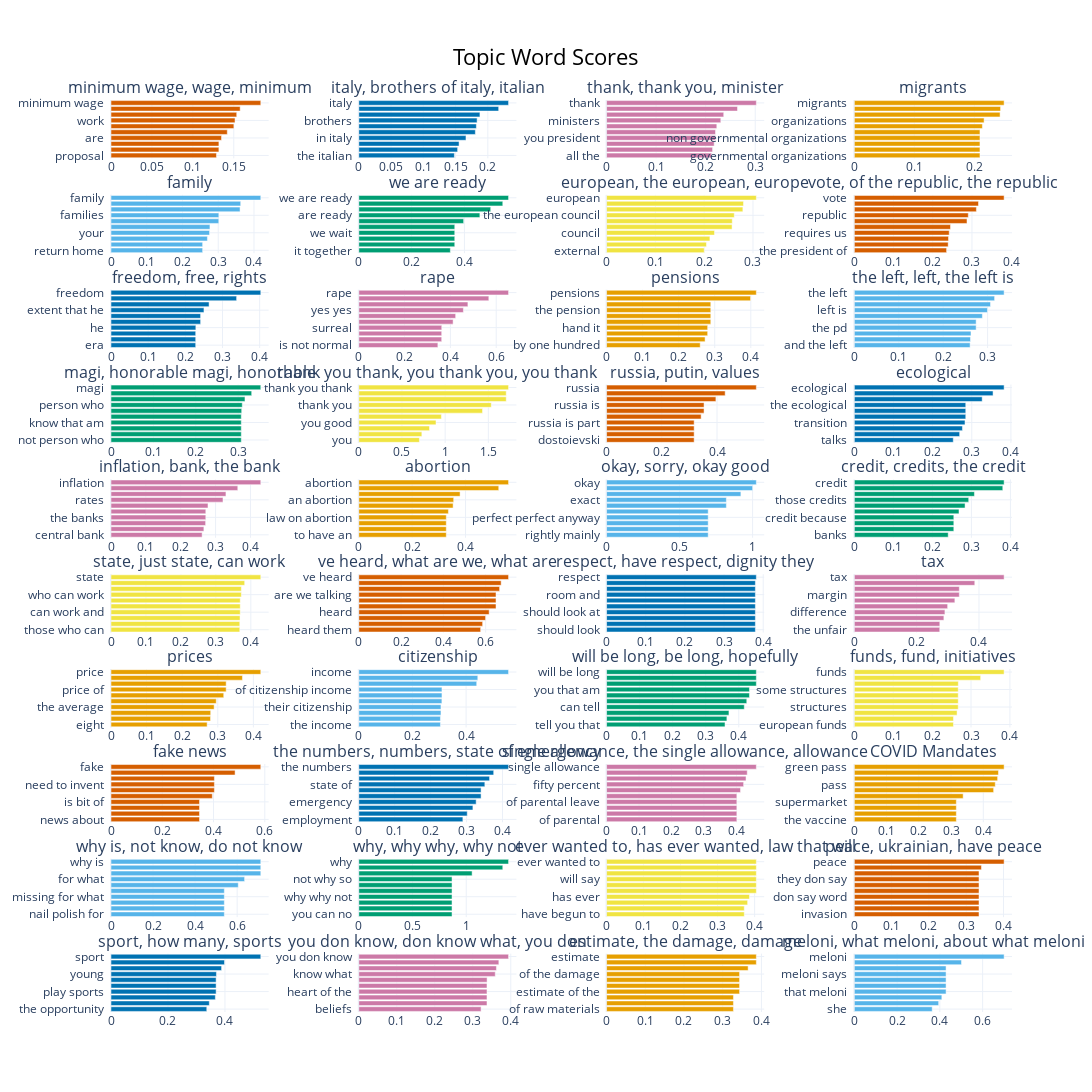

The notebook cell saved with this chart:
### Markdown cell above
Show the documents in a particular topic

### Code cell
fig = topic_model.visualize_barchart(width=280, height=330, top_n_topics=60, n_words=10, custom_labels=True)
fig.write_html(processed_dir + 'html/topic-word-scores.html')
fig

### Figure 1 — Plotly figure (JSON) as saved in the notebook; plotly's stock layout.template omitted (floating-point values rounded to 4 significant figures)
{"data": [{"marker": {"color": "#D55E00"}, "orientation": "h", "type": "bar", "x": [0.1289, 0.1318, 0.1318, 0.135, 0.1421, 0.1501, 0.1515, 0.1536, 0.1578, 0.183], "xaxis": "x", "y": ["proposal  ", "wages  ", "this  ", "are  ", "we are  ", "government  ", "work  ", "minimum  ", "wage  ", "minimum wage  "], "yaxis": "y"}, {"marker": {"color": "#0072B2"}, "orientation": "h", "type": "bar", "x": [0.1482, 0.1532, 0.1554, 0.1661, 0.1807, 0.1823, 0.1834, 0.1878, 0.2168, 0.2321], "xaxis": "x2", "y": ["the italian  ", "italy is  ", "italians  ", "in italy  ", "brothers of  ", "of italy  ", "brothers  ", "italian  ", "brothers of italy  ", "italy  "], "yaxis": "y2"}, {"marker": {"color": "#CC79A7"}, "orientation": "h", "type": "bar", "x": [0.2119, 0.2139, 0.2172, 0.2198, 0.2198, 0.2225, 0.2305, 0.2364, 0.2642, 0.3023], "xaxis": "x3", "y": ["all the  ", "thanks to  ", "thanks  ", "you president  ", "thank you president  ", "thank the  ", "ministers  ", "minister  ", "thank you  ", "thank  "], "yaxis": "y3"}, {"marker": {"color": "#E69F00"}, "orientation": "h", "type": "bar", "x": [0.2093, 0.2093, 0.2093, 0.2093, 0.2093, 0.2134, 0.2162, 0.2428, 0.2437, 0.2496], "xaxis": "x4", "y": ["governmental organizations  ", "governmental  ", "rescue  ", "non governmental organizations  ", "non governmental  ", "people  ", "organizations  ", "immigration  ", "traffickers  ", "migrants  "], "yaxis": "y4"}, {"marker": {"color": "#56B4E9"}, "orientation": "h", "type": "bar", "x": [0.2563, 0.2563, 0.2697, 0.2757, 0.2768, 0.3015, 0.3017, 0.361, 0.3628, 0.419], "xaxis": "x5", "y": ["return home  ", "trees  ", "scene  ", "your  ", "nativity scene  ", "nativity  ", "families  ", "home  ", "christmas  ", "family  "], "yaxis": "y5"}, {"marker": {"color": "#009E73"}, "orientation": "h", "type": "bar", "x": [0.3467, 0.3634, 0.3634, 0.3634, 0.3634, 0.397, 0.4584, 0.4994, 0.5451, 0.5671], "xaxis": "x6", "y": ["it together  ", "here here  ", "wait we  ", "we wait  ", "wait for  ", "please  ", "are ready  ", "wait  ", "ready  ", "we are ready  "], "yaxis": "y6"}, {"marker": {"color": "#F0E442"}, "orientation": "h", "type": "bar", "x": [0.2001, 0.2047, 0.2117, 0.2212, 0.2571, 0.2576, 0.2616, 0.2792, 0.2805, 0.3069], "xaxis": "x7", "y": ["external  ", "of the european  ", "witch  ", "council  ", "migration  ", "european council  ", "the european council  ", "europe  ", "the european  ", "european  "], "yaxis": "y7"}, {"marker": {"color": "#D55E00"}, "orientation": "h", "type": "bar", "x": [0.2353, 0.2394, 0.2402, 0.242, 0.2453, 0.2873, 0.2907, 0.3113, 0.3166, 0.382], "xaxis": "x8", "y": ["the president of  ", "to vote  ", "center  ", "requires us  ", "government  ", "electoral  ", "republic  ", "the republic  ", "of the republic  ", "vote  "], "yaxis": "y8"}, {"marker": {"color": "#0072B2"}, "orientation": "h", "type": "bar", "x": [0.2279, 0.2279, 0.2279, 0.2283, 0.2411, 0.2411, 0.2501, 0.2639, 0.338, 0.403], "xaxis": "x9", "y": ["era  ", "freedom of  ", "extent  ", "he  ", "goals  ", "not free  ", "extent that he  ", "rights  ", "free  ", "freedom  "], "yaxis": "y9"}, {"marker": {"color": "#CC79A7"}, "orientation": "h", "type": "bar", "x": [0.3454, 0.3621, 0.3621, 0.3623, 0.4118, 0.423, 0.4567, 0.4765, 0.5678, 0.654], "xaxis": "x10", "y": ["is not normal  ", "no yes  ", "yes yes yes  ", "surreal  ", "no  ", "of rape  ", "yes yes  ", "no no  ", "yes  ", "rape  "], "yaxis": "y10"}, {"marker": {"color": "#E69F00"}, "orientation": "h", "type": "bar", "x": [0.2597, 0.2732, 0.2804, 0.2804, 0.289, 0.289, 0.289, 0.289, 0.3993, 0.4154], "xaxis": "x11", "y": ["by one hundred  ", "it over  ", "hand it over  ", "hand it  ", "could hand it  ", "could hand  ", "the pension  ", "pension of  ", "pension  ", "pensions  "], "yaxis": "y11"}, {"marker": {"color": "#56B4E9"}, "orientation": "h", "type": "bar", "x": [0.2606, 0.2615, 0.2626, 0.2742, 0.2742, 0.2882, 0.2996, 0.3065, 0.3157, 0.3371], "xaxis": "x12", "y": ["and the left  ", "electoral  ", "difference between  ", "the pd  ", "pd  ", "electoral campaign  ", "left is  ", "the left is  ", "left  ", "the left  "], "yaxis": "y12"}, {"marker": {"color": "#009E73"}, "orientation": "h", "type": "bar", "x": [0.3074, 0.3074, 0.3074, 0.3074, 0.3074, 0.3084, 0.3098, 0.3161, 0.332, 0.3535], "xaxis": "x13", "y": ["not person who  ", "is intimidated  ", "person who is  ", "know that am  ", "not person  ", "person  ", "person who  ", "honorable  ", "honorable magi  ", "magi  "], "yaxis": "y13"}, {"marker": {"color": "#F0E442"}, "orientation": "h", "type": "bar", "x": [0.7018, 0.7303, 0.8187, 0.8944, 0.9565, 1.433, 1.534, 1.707, 1.707, 1.734], "xaxis": "x14", "y": ["you  ", "good work  ", "you good work  ", "you good  ", "thank you good  ", "thank  ", "thank you  ", "you thank  ", "you thank you  ", "thank you thank  "], "yaxis": "y14"}, {"marker": {"color": "#D55E00"}, "orientation": "h", "type": "bar", "x": [0.3172, 0.3172, 0.3172, 0.3172, 0.3425, 0.353, 0.353, 0.3959, 0.4295, 0.5423], "xaxis": "x15", "y": ["dostoievski  ", "is is  ", "european values  ", "russia is part  ", "christian  ", "is part  ", "russia is  ", "values  ", "putin  ", "russia  "], "yaxis": "y15"}, {"marker": {"color": "#0072B2"}, "orientation": "h", "type": "bar", "x": [0.2528, 0.2691, 0.2761, 0.2827, 0.2847, 0.2847, 0.2847, 0.3266, 0.3544, 0.3826], "xaxis": "x16", "y": ["talks  ", "problem of  ", "the problem of  ", "transition  ", "the ecological transition  ", "ecological transition  ", "the ecological  ", "water  ", "sustainability  ", "ecological  "], "yaxis": "y16"}, {"marker": {"color": "#CC79A7"}, "orientation": "h", "type": "bar", "x": [0.2614, 0.2665, 0.2714, 0.2719, 0.2719, 0.2782, 0.3213, 0.3297, 0.3637, 0.4297], "xaxis": "x17", "y": ["central bank  ", "produced  ", "increase  ", "the banks  ", "of energy  ", "mortgages  ", "rates  ", "the bank  ", "bank  ", "inflation  "], "yaxis": "y17"}, {"marker": {"color": "#E69F00"}, "orientation": "h", "type": "bar", "x": [0.3278, 0.3278, 0.3278, 0.3278, 0.3358, 0.3534, 0.3555, 0.3795, 0.5244, 0.5611], "xaxis": "x18", "y": ["to have an  ", "on abortion  ", "194 law on  ", "law on abortion  ", "have an  ", "law 194  ", "an abortion  ", "the 194  ", "194  ", "abortion  "], "yaxis": "y18"}, {"marker": {"color": "#56B4E9"}, "orientation": "h", "type": "bar", "x": [0.6958, 0.6958, 0.6958, 0.6958, 0.6958, 0.8204, 0.8204, 0.9197, 1.0, 1.026], "xaxis": "x19", "y": ["rightly mainly  ", "right better because  ", "right better  ", "perfect perfect anyway  ", "mainly exactly you  ", "perfect  ", "exact  ", "okay good  ", "sorry  ", "okay  "], "yaxis": "y19"}, {"marker": {"color": "#009E73"}, "orientation": "h", "type": "bar", "x": [0.2406, 0.2549, 0.2549, 0.2549, 0.2682, 0.2838, 0.2931, 0.3078, 0.3805, 0.3839], "xaxis": "x20", "y": ["banks  ", "facilitate the  ", "of those credits  ", "credit because  ", "generated  ", "facilitate  ", "those credits  ", "the credit  ", "credits  ", "credit  "], "yaxis": "y20"}, {"marker": {"color": "#F0E442"}, "orientation": "h", "type": "bar", "x": [0.3684, 0.3684, 0.3691, 0.3697, 0.3697, 0.3697, 0.3729, 0.3729, 0.3824, 0.4285], "xaxis": "x21", "y": ["those who can  ", "and those  ", "and those who  ", "can work and  ", "the same level  ", "same level  ", "who can work  ", "can work  ", "just state  ", "state  "], "yaxis": "y21"}, {"marker": {"color": "#D55E00"}, "orientation": "h", "type": "bar", "x": [0.5762, 0.5856, 0.5995, 0.6164, 0.6489, 0.6489, 0.6489, 0.6658, 0.6732, 0.7082], "xaxis": "x22", "y": ["heard them  ", "ve  ", "are we  ", "heard  ", "we talking about  ", "we talking  ", "are we talking  ", "what are  ", "what are we  ", "ve heard  "], "yaxis": "y22"}, {"marker": {"color": "#0072B2"}, "orientation": "h", "type": "bar", "x": [0.38, 0.38, 0.38, 0.38, 0.38, 0.38, 0.38, 0.38, 0.38, 0.3825], "xaxis": "x23", "y": ["should look  ", "you should look  ", "this room and  ", "should look at  ", "their dignity  ", "and have respect  ", "room and  ", "dignity they  ", "have respect  ", "respect  "], "yaxis": "y23"}, {"marker": {"color": "#CC79A7"}, "orientation": "h", "type": "bar", "x": [0.2741, 0.2743, 0.2874, 0.2907, 0.2994, 0.3226, 0.3368, 0.3368, 0.3865, 0.4806], "xaxis": "x24", "y": ["the unfair  ", "tax evasion  ", "interest  ", "difference  ", "flat tax  ", "unfair  ", "margin  ", "flat  ", "tax on  ", "tax  "], "yaxis": "y24"}, {"marker": {"color": "#E69F00"}, "orientation": "h", "type": "bar", "x": [0.2701, 0.2797, 0.2801, 0.2898, 0.2957, 0.3167, 0.3236, 0.3236, 0.3693, 0.4209], "xaxis": "x25", "y": ["eight  ", "euro  ", "average price  ", "the average  ", "one euro  ", "average  ", "price of  ", "the price  ", "petrol  ", "price  "], "yaxis": "y25"}, {"marker": {"color": "#56B4E9"}, "orientation": "h", "type": "bar", "x": [0.3044, 0.3044, 0.3064, 0.3064, 0.3098, 0.3101, 0.3101, 0.4396, 0.4437, 0.5584], "xaxis": "x26", "y": ["the income  ", "lose their  ", "their citizenship income  ", "their citizenship  ", "lose  ", "of citizenship  ", "of citizenship income  ", "citizenship  ", "citizenship income  ", "income  "], "yaxis": "y26"}, {"marker": {"color": "#009E73"}, "orientation": "h", "type": "bar", "x": [0.3584, 0.3641, 0.3703, 0.4167, 0.4242, 0.4323, 0.4323, 0.4532, 0.4532, 0.4532], "xaxis": "x27", "y": ["tell you that  ", "that am  ", "it will be  ", "can tell  ", "long  ", "can tell you  ", "you that am  ", "hopefully  ", "be long  ", "will be long  "], "yaxis": "y27"}, {"marker": {"color": "#F0E442"}, "orientation": "h", "type": "bar", "x": [0.2548, 0.2548, 0.2641, 0.2671, 0.2671, 0.2671, 0.2671, 0.2673, 0.3247, 0.3851], "xaxis": "x28", "y": ["european funds  ", "can and  ", "support  ", "structures  ", "funds can  ", "funds that  ", "some structures  ", "initiatives  ", "fund  ", "funds  "], "yaxis": "y28"}, {"marker": {"color": "#D55E00"}, "orientation": "h", "type": "bar", "x": [0.3453, 0.3453, 0.3453, 0.3453, 0.3952, 0.4034, 0.4034, 0.4034, 0.484, 0.5843], "xaxis": "x29", "y": ["news about  ", "it can make  ", "there is bit  ", "is bit of  ", "lies  ", "invent  ", "need to invent  ", "to invent  ", "fake news  ", "fake  "], "yaxis": "y29"}, {"marker": {"color": "#0072B2"}, "orientation": "h", "type": "bar", "x": [0.2897, 0.3018, 0.3176, 0.3267, 0.3404, 0.3404, 0.3508, 0.364, 0.3754, 0.4168], "xaxis": "x30", "y": ["employment  ", "data  ", "cities  ", "emergency  ", "record  ", "of emergency  ", "state of  ", "state of emergency  ", "numbers  ", "the numbers  "], "yaxis": "y30"}, {"marker": {"color": "#CC79A7"}, "orientation": "h", "type": "bar", "x": [0.4014, 0.4014, 0.4014, 0.4014, 0.4014, 0.4127, 0.4222, 0.4296, 0.4334, 0.4614], "xaxis": "x31", "y": ["of parental  ", "by fifty  ", "by fifty percent  ", "of parental leave  ", "is increased  ", "the single  ", "fifty percent  ", "allowance  ", "the single allowance  ", "single allowance  "], "yaxis": "y31"}, {"marker": {"color": "#E69F00"}, "orientation": "h", "type": "bar", "x": [0.3164, 0.3164, 0.3164, 0.3164, 0.3375, 0.4321, 0.4371, 0.4445, 0.4471, 0.4646], "xaxis": "x32", "y": ["the vaccine  ", "vaccine  ", "contagion  ", "supermarket  ", "covid  ", "the green  ", "pass  ", "the green pass  ", "green  ", "green pass  "], "yaxis": "y32"}, {"marker": {"color": "#56B4E9"}, "orientation": "h", "type": "bar", "x": [0.539, 0.539, 0.539, 0.539, 0.539, 0.6052, 0.6354, 0.7124, 0.7124, 0.7124], "xaxis": "x33", "y": ["nail polish for  ", "nail polish  ", "nail  ", "missing for what  ", "not know photograph  ", "to ask  ", "for what  ", "do not know  ", "not know  ", "why is  "], "yaxis": "y33"}, {"marker": {"color": "#009E73"}, "orientation": "h", "type": "bar", "x": [0.8678, 0.8678, 0.8678, 0.8678, 0.8678, 0.8678, 0.8678, 1.055, 1.34, 1.394], "xaxis": "x34", "y": ["you can no  ", "why why why  ", "can no no  ", "why why not  ", "let me simply  ", "why so you  ", "not why so  ", "why not  ", "why why  ", "why  "], "yaxis": "y34"}, {"marker": {"color": "#F0E442"}, "orientation": "h", "type": "bar", "x": [0.372, 0.372, 0.3811, 0.386, 0.4046, 0.4046, 0.4046, 0.4046, 0.4046, 0.4046], "xaxis": "x35", "y": ["have begun to  ", "occupations  ", "that will  ", "has ever  ", "that will say  ", "ever wanted  ", "will say  ", "law that will  ", "has ever wanted  ", "ever wanted to  "], "yaxis": "y35"}, {"marker": {"color": "#D55E00"}, "orientation": "h", "type": "bar", "x": [0.3342, 0.3342, 0.3342, 0.3342, 0.3342, 0.3342, 0.3342, 0.3342, 0.3407, 0.4015], "xaxis": "x36", "y": ["invasion  ", "say word of  ", "peace we  ", "don say word  ", "don say  ", "peace we would  ", "they don say  ", "have peace  ", "ukrainian  ", "peace  "], "yaxis": "y36"}, {"marker": {"color": "#0072B2"}, "orientation": "h", "type": "bar", "x": [0.3362, 0.3451, 0.3663, 0.3691, 0.3691, 0.3691, 0.3702, 0.3883, 0.3985, 0.5259], "xaxis": "x37", "y": ["the opportunity  ", "play  ", "young people  ", "play sports  ", "iceland  ", "sporting  ", "young  ", "sports  ", "how many  ", "sport  "], "yaxis": "y37"}, {"marker": {"color": "#CC79A7"}, "orientation": "h", "type": "bar", "x": [0.3219, 0.3374, 0.3374, 0.3374, 0.3374, 0.3377, 0.3592, 0.3623, 0.3686, 0.3942], "xaxis": "x38", "y": ["beliefs  ", "is you don  ", "the heart of  ", "heart of the  ", "heart of  ", "is you  ", "know what  ", "you don  ", "don know what  ", "you don know  "], "yaxis": "y38"}, {"marker": {"color": "#E69F00"}, "orientation": "h", "type": "bar", "x": [0.3277, 0.3277, 0.3277, 0.3435, 0.3435, 0.3435, 0.3435, 0.3657, 0.3869, 0.3869], "xaxis": "x39", "y": ["of raw materials  ", "of scams  ", "of raw  ", "estimate of the  ", "the business  ", "jobs that  ", "of the damage  ", "damage  ", "the damage  ", "estimate  "], "yaxis": "y39"}, {"marker": {"color": "#56B4E9"}, "orientation": "h", "type": "bar", "x": [0.3642, 0.3945, 0.4093, 0.429, 0.429, 0.429, 0.429, 0.429, 0.5012, 0.7005], "xaxis": "x40", "y": ["she  ", "meloni is  ", "all these  ", "that meloni  ", "let talk  ", "let talk about  ", "meloni says  ", "about what meloni  ", "what meloni  ", "meloni  "], "yaxis": "y40"}], "layout": {"annotations": [{"font": {"size": 16}, "showarrow": false, "text": "minimum wage, wage, minimum", "x": 0.0875, "xanchor": "center", "xref": "paper", "y": 1, "yanchor": "bottom", "yref": "paper"}, {"font": {"size": 16}, "showarrow": false, "text": "italy, brothers of italy, italian", "x": 0.3625, "xanchor": "center", "xref": "paper", "y": 1, "yanchor": "bottom", "yref": "paper"}, {"font": {"size": 16}, "showarrow": false, "text": "thank, thank you, minister", "x": 0.6375, "xanchor": "center", "xref": "paper", "y": 1, "yanchor": "bottom", "yref": "paper"}, {"font": {"size": 16}, "showarrow": false, "text": "migrants", "x": 0.9125, "xanchor": "center", "xref": "paper", "y": 1, "yanchor": "bottom", "yref": "paper"}, {"font": {"size": 16}, "showarrow": false, "text": "family", "x": 0.0875, "xanchor": "center", "xref": "paper", "y": 0.896, "yanchor": "bottom", "yref": "paper"}, {"font": {"size": 16}, "showarrow": false, "text": "we are ready", "x": 0.3625, "xanchor": "center", "xref": "paper", "y": 0.896, "yanchor": "bottom", "yref": "paper"}, {"font": {"size": 16}, "showarrow": false, "text": "european, the european, europe", "x": 0.6375, "xanchor": "center", "xref": "paper", "y": 0.896, "yanchor": "bottom", "yref": "paper"}, {"font": {"size": 16}, "showarrow": false, "text": "vote, of the republic, the republic", "x": 0.9125, "xanchor": "center", "xref": "paper", "y": 0.896, "yanchor": "bottom", "yref": "paper"}, {"font": {"size": 16}, "showarrow": false, "text": "freedom, free, rights", "x": 0.0875, "xanchor": "center", "xref": "paper", "y": 0.792, "yanchor": "bottom", "yref": "paper"}, {"font": {"size": 16}, "showarrow": false, "text": "rape", "x": 0.3625, "xanchor": "center", "xref": "paper", "y": 0.792, "yanchor": "bottom", "yref": "paper"}, {"font": {"size": 16}, "showarrow": false, "text": "pensions", "x": 0.6375, "xanchor": "center", "xref": "paper", "y": 0.792, "yanchor": "bottom", "yref": "paper"}, {"font": {"size": 16}, "showarrow": false, "text": "the left, left, the left is", "x": 0.9125, "xanchor": "center", "xref": "paper", "y": 0.792, "yanchor": "bottom", "yref": "paper"}, {"font": {"size": 16}, "showarrow": false, "text": "magi, honorable magi, honorable", "x": 0.0875, "xanchor": "center", "xref": "paper", "y": 0.688, "yanchor": "bottom", "yref": "paper"}, {"font": {"size": 16}, "showarrow": false, "text": "thank you thank, you thank you, you thank", "x": 0.3625, "xanchor": "center", "xref": "paper", "y": 0.688, "yanchor": "bottom", "yref": "paper"}, {"font": {"size": 16}, "showarrow": false, "text": "russia, putin, values", "x": 0.6375, "xanchor": "center", "xref": "paper", "y": 0.688, "yanchor": "bottom", "yref": "paper"}, {"font": {"size": 16}, "showarrow": false, "text": "ecological", "x": 0.9125, "xanchor": "center", "xref": "paper", "y": 0.688, "yanchor": "bottom", "yref": "paper"}, {"font": {"size": 16}, "showarrow": false, "text": "inflation, bank, the bank", "x": 0.0875, "xanchor": "center", "xref": "paper", "y": 0.584, "yanchor": "bottom", "yref": "paper"}, {"font": {"size": 16}, "showarrow": false, "text": "abortion", "x": 0.3625, "xanchor": "center", "xref": "paper", "y": 0.584, "yanchor": "bottom", "yref": "paper"}, {"font": {"size": 16}, "showarrow": false, "text": "okay, sorry, okay good", "x": 0.6375, "xanchor": "center", "xref": "paper", "y": 0.584, "yanchor": "bottom", "yref": "paper"}, {"font": {"size": 16}, "showarrow": false, "text": "credit, credits, the credit", "x": 0.9125, "xanchor": "center", "xref": "paper", "y": 0.584, "yanchor": "bottom", "yref": "paper"}, {"font": {"size": 16}, "showarrow": false, "text": "state, just state, can work", "x": 0.0875, "xanchor": "center", "xref": "paper", "y": 0.48, "yanchor": "bottom", "yref": "paper"}, {"font": {"size": 16}, "showarrow": false, "text": "ve heard, what are we, what are", "x": 0.3625, "xanchor": "center", "xref": "paper", "y": 0.48, "yanchor": "bottom", "yref": "paper"}, {"font": {"size": 16}, "showarrow": false, "text": "respect, have respect, dignity they", "x": 0.6375, "xanchor": "center", "xref": "paper", "y": 0.48, "yanchor": "bottom", "yref": "paper"}, {"font": {"size": 16}, "showarrow": false, "text": "tax", "x": 0.9125, "xanchor": "center", "xref": "paper", "y": 0.48, "yanchor": "bottom", "yref": "paper"}, {"font": {"size": 16}, "showarrow": false, "text": "prices", "x": 0.0875, "xanchor": "center", "xref": "paper", "y": 0.376, "yanchor": "bottom", "yref": "paper"}, {"font": {"size": 16}, "showarrow": false, "text": "citizenship", "x": 0.3625, "xanchor": "center", "xref": "paper", "y": 0.376, "yanchor": "bottom", "yref": "paper"}, {"font": {"size": 16}, "showarrow": false, "text": "will be long, be long, hopefully", "x": 0.6375, "xanchor": "center", "xref": "paper", "y": 0.376, "yanchor": "bottom", "yref": "paper"}, {"font": {"size": 16}, "showarrow": false, "text": "funds, fund, initiatives", "x": 0.9125, "xanchor": "center", "xref": "paper", "y": 0.376, "yanchor": "bottom", "yref": "paper"}, {"font": {"size": 16}, "showarrow": false, "text": "fake news", "x": 0.0875, "xanchor": "center", "xref": "paper", "y": 0.272, "yanchor": "bottom", "yref": "paper"}, {"font": {"size": 16}, "showarrow": false, "text": "the numbers, numbers, state of emergency", "x": 0.3625, "xanchor": "center", "xref": "paper", "y": 0.272, "yanchor": "bottom", "yref": "paper"}, {"font": {"size": 16}, "showarrow": false, "text": "single allowance, the single allowance, allowance", "x": 0.6375, "xanchor": "center", "xref": "paper", "y": 0.272, "yanchor": "bottom", "yref": "paper"}, {"font": {"size": 16}, "showarrow": false, "text": "COVID Mandates", "x": 0.9125, "xanchor": "center", "xref": "paper", "y": 0.272, "yanchor": "bottom", "yref": "paper"}, {"font": {"size": 16}, "showarrow": false, "text": "why is, not know, do not know", "x": 0.0875, "xanchor": "center", "xref": "paper", "y": 0.168, "yanchor": "bottom", "yref": "paper"}, {"font": {"size": 16}, "showarrow": false, "text": "why, why why, why not", "x": 0.3625, "xanchor": "center", "xref": "paper", "y": 0.168, "yanchor": "bottom", "yref": "paper"}, {"font": {"size": 16}, "showarrow": false, "text": "ever wanted to, has ever wanted, law that will", "x": 0.6375, "xanchor": "center", "xref": "paper", "y": 0.168, "yanchor": "bottom", "yref": "paper"}, {"font": {"size": 16}, "showarrow": false, "text": "peace, ukrainian, have peace", "x": 0.9125, "xanchor": "center", "xref": "paper", "y": 0.168, "yanchor": "bottom", "yref": "paper"}, {"font": {"size": 16}, "showarrow": false, "text": "sport, how many, sports", "x": 0.0875, "xanchor": "center", "xref": "paper", "y": 0.064, "yanchor": "bottom", "yref": "paper"}, {"font": {"size": 16}, "showarrow": false, "text": "you don know, don know what, you don", "x": 0.3625, "xanchor": "center", "xref": "paper", "y": 0.064, "yanchor": "bottom", "yref": "paper"}, {"font": {"size": 16}, "showarrow": false, "text": "estimate, the damage, damage", "x": 0.6375, "xanchor": "center", "xref": "paper", "y": 0.064, "yanchor": "bottom", "yref": "paper"}, {"font": {"size": 16}, "showarrow": false, "text": "meloni, what meloni, about what meloni", "x": 0.9125, "xanchor": "center", "xref": "paper", "y": 0.064, "yanchor": "bottom", "yref": "paper"}], "height": 3300, "hoverlabel": {"bgcolor": "white", "font": {"family": "Rockwell", "size": 16}}, "showlegend": false, "title": {"font": {"color": "Black", "size": 22}, "text": "Topic Word Scores", "x": 0.5, "xanchor": "center", "yanchor": "top"}, "width": 1120, "xaxis": {"anchor": "y", "domain": [0, 0.175], "showgrid": true}, "xaxis10": {"anchor": "y10", "domain": [0.275, 0.45], "showgrid": true}, "xaxis11": {"anchor": "y11", "domain": [0.55, 0.725], "showgrid": true}, "xaxis12": {"anchor": "y12", "domain": [0.825, 1], "showgrid": true}, "xaxis13": {"anchor": "y13", "domain": [0, 0.175], "showgrid": true}, "xaxis14": {"anchor": "y14", "domain": [0.275, 0.45], "showgrid": true}, "xaxis15": {"anchor": "y15", "domain": [0.55, 0.725], "showgrid": true}, "xaxis16": {"anchor": "y16", "domain": [0.825, 1], "showgrid": true}, "xaxis17": {"anchor": "y17", "domain": [0, 0.175], "showgrid": true}, "xaxis18": {"anchor": "y18", "domain": [0.275, 0.45], "showgrid": true}, "xaxis19": {"anchor": "y19", "domain": [0.55, 0.725], "showgrid": true}, "xaxis2": {"anchor": "y2", "domain": [0.275, 0.45], "showgrid": true}, "xaxis20": {"anchor": "y20", "domain": [0.825, 1], "showgrid": true}, "xaxis21": {"anchor": "y21", "domain": [0, 0.175], "showgrid": true}, "xaxis22": {"anchor": "y22", "domain": [0.275, 0.45], "showgrid": true}, "xaxis23": {"anchor": "y23", "domain": [0.55, 0.725], "showgrid": true}, "xaxis24": {"anchor": "y24", "domain": [0.825, 1], "showgrid": true}, "xaxis25": {"anchor": "y25", "domain": [0, 0.175], "showgrid": true}, "xaxis26": {"anchor": "y26", "domain": [0.275, 0.45], "showgrid": true}, "xaxis27": {"anchor": "y27", "domain": [0.55, 0.725], "showgrid": true}, "xaxis28": {"anchor": "y28", "domain": [0.825, 1], "showgrid": true}, "xaxis29": {"anchor": "y29", "domain": [0, 0.175], "showgrid": true}, "xaxis3": {"anchor": "y3", "domain": [0.55, 0.725], "showgrid": true}, "xaxis30": {"anchor": "y30", "domain": [0.275, 0.45], "showgrid": true}, "xaxis31": {"anchor": "y31", "domain": [0.55, 0.725], "showgrid": true}, "xaxis32": {"anchor": "y32", "domain": [0.825, 1], "showgrid": true}, "xaxis33": {"anchor": "y33", "domain": [0, 0.175], "showgrid": true}, "xaxis34": {"anchor": "y34", "domain": [0.275, 0.45], "showgrid": true}, "xaxis35": {"anchor": "y35", "domain": [0.55, 0.725], "showgrid": true}, "xaxis36": {"anchor": "y36", "domain": [0.825, 1], "showgrid": true}, "xaxis37": {"anchor": "y37", "domain": [0, 0.175], "showgrid": true}, "xaxis38": {"anchor": "y38", "domain": [0.275, 0.45], "showgrid": true}, "xaxis39": {"anchor": "y39", "domain": [0.55, 0.725], "showgrid": true}, "xaxis4": {"anchor": "y4", "domain": [0.825, 1], "showgrid": true}, "xaxis40": {"anchor": "y40", "domain": [0.825, 1], "showgrid": true}, "xaxis5": {"anchor": "y5", "domain": [0, 0.175], "showgrid": true}, "xaxis6": {"anchor": "y6", "domain": [0.275, 0.45], "showgrid": true}, "xaxis7": {"anchor": "y7", "domain": [0.55, 0.725], "showgrid": true}, "xaxis8": {"anchor": "y8", "domain": [0.825, 1], "showgrid": true}, "xaxis9": {"anchor": "y9", "domain": [0, 0.175], "showgrid": true}, "yaxis": {"anchor": "x", "domain": [0.936, 1], "showgrid": true}, "yaxis10": {"anchor": "x10", "domain": [0.728, 0.792], "showgrid": true}, "yaxis11": {"anchor": "x11", "domain": [0.728, 0.792], "showgrid": true}, "yaxis12": {"anchor": "x12", "domain": [0.728, 0.792], "showgrid": true}, "yaxis13": {"anchor": "x13", "domain": [0.624, 0.688], "showgrid": true}, "yaxis14": {"anchor": "x14", "domain": [0.624, 0.688], "showgrid": true}, "yaxis15": {"anchor": "x15", "domain": [0.624, 0.688], "showgrid": true}, "yaxis16": {"anchor": "x16", "domain": [0.624, 0.688], "showgrid": true}, "yaxis17": {"anchor": "x17", "domain": [0.52, 0.584], "showgrid": true}, "yaxis18": {"anchor": "x18", "domain": [0.52, 0.584], "showgrid": true}, "yaxis19": {"anchor": "x19", "domain": [0.52, 0.584], "showgrid": true}, "yaxis2": {"anchor": "x2", "domain": [0.936, 1], "showgrid": true}, "yaxis20": {"anchor": "x20", "domain": [0.52, 0.584], "showgrid": true}, "yaxis21": {"anchor": "x21", "domain": [0.416, 0.48], "showgrid": true}, "yaxis22": {"anchor": "x22", "domain": [0.416, 0.48], "showgrid": true}, "yaxis23": {"anchor": "x23", "domain": [0.416, 0.48], "showgrid": true}, "yaxis24": {"anchor": "x24", "domain": [0.416, 0.48], "showgrid": true}, "yaxis25": {"anchor": "x25", "domain": [0.312, 0.376], "showgrid": true}, "yaxis26": {"anchor": "x26", "domain": [0.312, 0.376], "showgrid": true}, "yaxis27": {"anchor": "x27", "domain": [0.312, 0.376], "showgrid": true}, "yaxis28": {"anchor": "x28", "domain": [0.312, 0.376], "showgrid": true}, "yaxis29": {"anchor": "x29", "domain": [0.208, 0.272], "showgrid": true}, "yaxis3": {"anchor": "x3", "domain": [0.936, 1], "showgrid": true}, "yaxis30": {"anchor": "x30", "domain": [0.208, 0.272], "showgrid": true}, "yaxis31": {"anchor": "x31", "domain": [0.208, 0.272], "showgrid": true}, "yaxis32": {"anchor": "x32", "domain": [0.208, 0.272], "showgrid": true}, "yaxis33": {"anchor": "x33", "domain": [0.104, 0.168], "showgrid": true}, "yaxis34": {"anchor": "x34", "domain": [0.104, 0.168], "showgrid": true}, "yaxis35": {"anchor": "x35", "domain": [0.104, 0.168], "showgrid": true}, "yaxis36": {"anchor": "x36", "domain": [0.104, 0.168], "showgrid": true}, "yaxis37": {"anchor": "x37", "domain": [0, 0.064], "showgrid": true}, "yaxis38": {"anchor": "x38", "domain": [0, 0.064], "showgrid": true}, "yaxis39": {"anchor": "x39", "domain": [0, 0.064], "showgrid": true}, "yaxis4": {"anchor": "x4", "domain": [0.936, 1], "showgrid": true}, "yaxis40": {"anchor": "x40", "domain": [0, 0.064], "showgrid": true}, "yaxis5": {"anchor": "x5", "domain": [0.832, 0.896], "showgrid": true}, "yaxis6": {"anchor": "x6", "domain": [0.832, 0.896], "showgrid": true}, "yaxis7": {"anchor": "x7", "domain": [0.832, 0.896], "showgrid": true}, "yaxis8": {"anchor": "x8", "domain": [0.832, 0.896], "showgrid": true}, "yaxis9": {"anchor": "x9", "domain": [0.728, 0.792], "showgrid": true}}}
